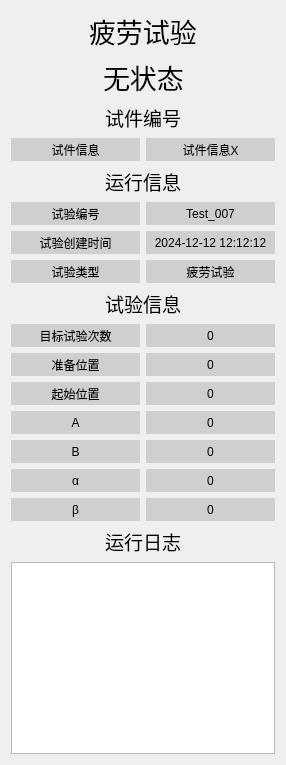
       <widget class="QWidget" name="widget" native="true">
        <property name="maximumSize">
         <size>
          <width>275</width>
          <height>16777215</height>
         </size>
        </property>
        <layout class="QVBoxLayout" name="verticalLayout_19">
         <item>
          <layout class="QHBoxLayout" name="horizontalLayout_3">
           <item>
            <spacer name="horizontalSpacer_29">
             <property name="orientation">
              <enum>Qt::Horizontal</enum>
             </property>
             <property name="sizeHint" stdset="0">
              <size>
               <width>40</width>
               <height>20</height>
              </size>
             </property>
            </spacer>
           </item>
           <item>
            <widget class="QLabel" name="label_3">
             <property name="font">
              <font>
               <pointsize>20</pointsize>
              </font>
             </property>
             <property name="text">
              <string>疲劳试验</string>
             </property>
            </widget>
           </item>
           <item>
            <spacer name="horizontalSpacer_6">
             <property name="orientation">
              <enum>Qt::Horizontal</enum>
             </property>
             <property name="sizeHint" stdset="0">
              <size>
               <width>40</width>
               <height>20</height>
              </size>
             </property>
            </spacer>
           </item>
          </layout>
         </item>
         <item>
          <layout class="QHBoxLayout" name="horizontalLayout_38">
           <item>
            <spacer name="horizontalSpacer_31">
             <property name="orientation">
              <enum>Qt::Horizontal</enum>
             </property>
             <property name="sizeHint" stdset="0">
              <size>
               <width>40</width>
               <height>20</height>
              </size>
             </property>
            </spacer>
           </item>
           <item>
            <widget class="QLabel" name="label_4">
             <property name="font">
              <font>
               <pointsize>20</pointsize>
              </font>
             </property>
             <property name="text">
              <string>无状态</string>
             </property>
            </widget>
           </item>
           <item>
            <spacer name="horizontalSpacer_30">
             <property name="orientation">
              <enum>Qt::Horizontal</enum>
             </property>
             <property name="sizeHint" stdset="0">
              <size>
               <width>40</width>
               <height>20</height>
              </size>
             </property>
            </spacer>
           </item>
          </layout>
         </item>
         <item>
          <layout class="QGridLayout" name="gridLayout_2">
           <item row="1" column="0">
            <layout class="QHBoxLayout" name="horizontalLayout_23">
             <item>
              <spacer name="horizontalSpacer_33">
               <property name="orientation">
                <enum>Qt::Horizontal</enum>
               </property>
               <property name="sizeHint" stdset="0">
                <size>
                 <width>40</width>
                 <height>20</height>
                </size>
               </property>
              </spacer>
             </item>
             <item>
              <widget class="QLabel" name="label_13">
               <property name="sizePolicy">
                <sizepolicy hsizetype="Preferred" vsizetype="Preferred">
                 <horstretch>0</horstretch>
                 <verstretch>0</verstretch>
                </sizepolicy>
               </property>
               <property name="minimumSize">
                <size>
                 <width>129</width>
                 <height>23</height>
                </size>
               </property>
               <property name="maximumSize">
                <size>
                 <width>129</width>
                 <height>23</height>
                </size>
               </property>
               <property name="styleSheet">
                <string notr="true">background-color: rgb(207, 207, 207);
color: black; /* 可选，设置文字颜色 */</string>
               </property>
               <property name="text">
                <string>试件信息</string>
               </property>
               <property name="alignment">
                <set>Qt::AlignCenter</set>
               </property>
              </widget>
             </item>
             <item>
              <spacer name="horizontalSpacer_32">
               <property name="orientation">
                <enum>Qt::Horizontal</enum>
               </property>
               <property name="sizeHint" stdset="0">
                <size>
                 <width>40</width>
                 <height>20</height>
                </size>
               </property>
              </spacer>
             </item>
             <item>
              <widget class="QLabel" name="label_test_piece_number_3">
               <property name="minimumSize">
                <size>
                 <width>129</width>
                 <height>23</height>
                </size>
               </property>
               <property name="maximumSize">
                <size>
                 <width>129</width>
                 <height>23</height>
                </size>
               </property>
               <property name="styleSheet">
                <string notr="true">background-color: rgb(207, 207, 207);
color: black; /* 可选，设置文字颜色 */</string>
               </property>
               <property name="text">
                <string>试件信息X</string>
               </property>
               <property name="alignment">
                <set>Qt::AlignCenter</set>
               </property>
              </widget>
             </item>
             <item>
              <spacer name="horizontalSpacer_34">
               <property name="orientation">
                <enum>Qt::Horizontal</enum>
               </property>
               <property name="sizeHint" stdset="0">
                <size>
                 <width>40</width>
                 <height>20</height>
                </size>
               </property>
              </spacer>
             </item>
            </layout>
           </item>
           <item row="0" column="0">
            <layout class="QHBoxLayout" name="horizontalLayout_24">
             <item>
              <spacer name="horizontalSpacer_21">
               <property name="orientation">
                <enum>Qt::Horizontal</enum>
               </property>
               <property name="sizeHint" stdset="0">
                <size>
                 <width>88</width>
                 <height>20</height>
                </size>
               </property>
              </spacer>
             </item>
             <item>
              <widget class="QLabel" name="label_17">
               <property name="minimumSize">
                <size>
                 <width>76</width>
                 <height>26</height>
                </size>
               </property>
               <property name="font">
                <font>
                 <family>Adobe Devanagari</family>
                 <pointsize>14</pointsize>
                </font>
               </property>
               <property name="text">
                <string>试件编号</string>
               </property>
              </widget>
             </item>
             <item>
              <spacer name="horizontalSpacer_22">
               <property name="orientation">
                <enum>Qt::Horizontal</enum>
               </property>
               <property name="sizeHint" stdset="0">
                <size>
                 <width>88</width>
                 <height>20</height>
                </size>
               </property>
              </spacer>
             </item>
            </layout>
           </item>
          </layout>
         </item>
         <item>
          <layout class="QVBoxLayout" name="verticalLayout_20">
           <item>
            <layout class="QHBoxLayout" name="horizontalLayout_25">
             <item>
              <spacer name="horizontalSpacer_23">
               <property name="orientation">
                <enum>Qt::Horizontal</enum>
               </property>
               <property name="sizeHint" stdset="0">
                <size>
                 <width>88</width>
                 <height>20</height>
                </size>
               </property>
              </spacer>
             </item>
             <item>
              <widget class="QLabel" name="label_19">
               <property name="minimumSize">
                <size>
                 <width>76</width>
                 <height>26</height>
                </size>
               </property>
               <property name="font">
                <font>
                 <family>Adobe Devanagari</family>
                 <pointsize>14</pointsize>
                </font>
               </property>
               <property name="text">
                <string>运行信息</string>
               </property>
              </widget>
             </item>
             <item>
              <spacer name="horizontalSpacer_24">
               <property name="orientation">
                <enum>Qt::Horizontal</enum>
               </property>
               <property name="sizeHint" stdset="0">
                <size>
                 <width>88</width>
                 <height>20</height>
                </size>
               </property>
              </spacer>
             </item>
            </layout>
           </item>
           <item>
            <layout class="QHBoxLayout" name="horizontalLayout_26">
             <item>
              <widget class="QLabel" name="label_20">
               <property name="minimumSize">
                <size>
                 <width>129</width>
                 <height>23</height>
                </size>
               </property>
               <property name="maximumSize">
                <size>
                 <width>129</width>
                 <height>23</height>
                </size>
               </property>
               <property name="styleSheet">
                <string notr="true">background-color: rgb(207, 207, 207);
color: black; /* 可选，设置文字颜色 */</string>
               </property>
               <property name="text">
                <string>试验编号</string>
               </property>
               <property name="alignment">
                <set>Qt::AlignCenter</set>
               </property>
              </widget>
             </item>
             <item>
              <widget class="QLabel" name="label_test_number_2">
               <property name="minimumSize">
                <size>
                 <width>129</width>
                 <height>23</height>
                </size>
               </property>
               <property name="maximumSize">
                <size>
                 <width>129</width>
                 <height>23</height>
                </size>
               </property>
               <property name="styleSheet">
                <string notr="true">background-color: rgb(207, 207, 207);
color: black; /* 可选，设置文字颜色 */</string>
               </property>
               <property name="text">
                <string>Test_007</string>
               </property>
               <property name="alignment">
                <set>Qt::AlignCenter</set>
               </property>
              </widget>
             </item>
            </layout>
           </item>
           <item>
            <layout class="QHBoxLayout" name="horizontalLayout_27">
             <item>
              <widget class="QLabel" name="label_21">
               <property name="minimumSize">
                <size>
                 <width>129</width>
                 <height>23</height>
                </size>
               </property>
               <property name="maximumSize">
                <size>
                 <width>129</width>
                 <height>23</height>
                </size>
               </property>
               <property name="styleSheet">
                <string notr="true">background-color: rgb(207, 207, 207);
color: black; /* 可选，设置文字颜色 */</string>
               </property>
               <property name="text">
                <string>试验创建时间</string>
               </property>
               <property name="alignment">
                <set>Qt::AlignCenter</set>
               </property>
              </widget>
             </item>
             <item>
              <widget class="QLabel" name="label_create_time_2">
               <property name="minimumSize">
                <size>
                 <width>129</width>
                 <height>23</height>
                </size>
               </property>
               <property name="maximumSize">
                <size>
                 <width>129</width>
                 <height>23</height>
                </size>
               </property>
               <property name="styleSheet">
                <string notr="true">background-color: rgb(207, 207, 207);
color: black; /* 可选，设置文字颜色 */</string>
               </property>
               <property name="text">
                <string>2024-12-12 12:12:12</string>
               </property>
               <property name="alignment">
                <set>Qt::AlignCenter</set>
               </property>
              </widget>
             </item>
            </layout>
           </item>
           <item>
            <layout class="QHBoxLayout" name="horizontalLayout_28">
             <item>
              <widget class="QLabel" name="label_23">
               <property name="minimumSize">
                <size>
                 <width>129</width>
                 <height>23</height>
                </size>
               </property>
               <property name="maximumSize">
                <size>
                 <width>129</width>
                 <height>23</height>
                </size>
               </property>
               <property name="styleSheet">
                <string notr="true">background-color: rgb(207, 207, 207);
color: black; /* 可选，设置文字颜色 */</string>
               </property>
               <property name="text">
                <string>试验类型</string>
               </property>
               <property name="alignment">
                <set>Qt::AlignCenter</set>
               </property>
              </widget>
             </item>
             <item>
              <widget class="QLabel" name="label_28">
               <property name="minimumSize">
                <size>
                 <width>129</width>
                 <height>23</height>
                </size>
               </property>
               <property name="maximumSize">
                <size>
                 <width>129</width>
                 <height>23</height>
                </size>
               </property>
               <property name="styleSheet">
                <string notr="true">background-color: rgb(207, 207, 207);
color: black; /* 可选，设置文字颜色 */</string>
               </property>
               <property name="text">
                <string>疲劳试验</string>
               </property>
               <property name="alignment">
                <set>Qt::AlignCenter</set>
               </property>
              </widget>
             </item>
            </layout>
           </item>
          </layout>
         </item>
         <item>
          <layout class="QVBoxLayout" name="verticalLayout_21">
           <item>
            <layout class="QHBoxLayout" name="horizontalLayout_29">
             <item>
              <spacer name="horizontalSpacer_25">
               <property name="orientation">
                <enum>Qt::Horizontal</enum>
               </property>
               <property name="sizeHint" stdset="0">
                <size>
                 <width>88</width>
                 <height>20</height>
                </size>
               </property>
              </spacer>
             </item>
             <item>
              <widget class="QLabel" name="label_29">
               <property name="minimumSize">
                <size>
                 <width>76</width>
                 <height>26</height>
                </size>
               </property>
               <property name="font">
                <font>
                 <family>Adobe Devanagari</family>
                 <pointsize>14</pointsize>
                </font>
               </property>
               <property name="text">
                <string>试验信息</string>
               </property>
              </widget>
             </item>
             <item>
              <spacer name="horizontalSpacer_26">
               <property name="orientation">
                <enum>Qt::Horizontal</enum>
               </property>
               <property name="sizeHint" stdset="0">
                <size>
                 <width>88</width>
                 <height>20</height>
                </size>
               </property>
              </spacer>
             </item>
            </layout>
           </item>
           <item>
            <layout class="QHBoxLayout" name="horizontalLayout_30">
             <item>
              <widget class="QLabel" name="label_30">
               <property name="minimumSize">
                <size>
                 <width>129</width>
                 <height>23</height>
                </size>
               </property>
               <property name="maximumSize">
                <size>
                 <width>129</width>
                 <height>23</height>
                </size>
               </property>
               <property name="styleSheet">
                <string notr="true">background-color: rgb(207, 207, 207);
color: black; /* 可选，设置文字颜色 */</string>
               </property>
               <property name="text">
                <string>目标试验次数</string>
               </property>
               <property name="alignment">
                <set>Qt::AlignCenter</set>
               </property>
              </widget>
             </item>
             <item>
              <widget class="QLabel" name="label_quality_2">
               <property name="minimumSize">
                <size>
                 <width>129</width>
                 <height>23</height>
                </size>
               </property>
               <property name="maximumSize">
                <size>
                 <width>129</width>
                 <height>23</height>
                </size>
               </property>
               <property name="styleSheet">
                <string notr="true">background-color: rgb(207, 207, 207);
color: black; /* 可选，设置文字颜色 */</string>
               </property>
               <property name="text">
                <string>0</string>
               </property>
               <property name="alignment">
                <set>Qt::AlignCenter</set>
               </property>
              </widget>
             </item>
            </layout>
           </item>
           <item>
            <layout class="QHBoxLayout" name="horizontalLayout_31">
             <item>
              <widget class="QLabel" name="label_31">
               <property name="minimumSize">
                <size>
                 <width>129</width>
                 <height>23</height>
                </size>
               </property>
               <property name="maximumSize">
                <size>
                 <width>129</width>
                 <height>23</height>
                </size>
               </property>
               <property name="styleSheet">
                <string notr="true">background-color: rgb(207, 207, 207);
color: black; /* 可选，设置文字颜色 */</string>
               </property>
               <property name="text">
                <string>准备位置</string>
               </property>
               <property name="alignment">
                <set>Qt::AlignCenter</set>
               </property>
              </widget>
             </item>
             <item>
              <widget class="QLabel" name="label_set_max_speed_2">
               <property name="minimumSize">
                <size>
                 <width>129</width>
                 <height>23</height>
                </size>
               </property>
               <property name="maximumSize">
                <size>
                 <width>129</width>
                 <height>23</height>
                </size>
               </property>
               <property name="styleSheet">
                <string notr="true">background-color: rgb(207, 207, 207);
color: black; /* 可选，设置文字颜色 */</string>
               </property>
               <property name="text">
                <string>0</string>
               </property>
               <property name="alignment">
                <set>Qt::AlignCenter</set>
               </property>
              </widget>
             </item>
            </layout>
           </item>
           <item>
            <layout class="QHBoxLayout" name="horizontalLayout_32">
             <item>
              <widget class="QLabel" name="label_32">
               <property name="minimumSize">
                <size>
                 <width>129</width>
                 <height>23</height>
                </size>
               </property>
               <property name="maximumSize">
                <size>
                 <width>129</width>
                 <height>23</height>
                </size>
               </property>
               <property name="styleSheet">
                <string notr="true">background-color: rgb(207, 207, 207);
color: black; /* 可选，设置文字颜色 */</string>
               </property>
               <property name="text">
                <string>起始位置</string>
               </property>
               <property name="alignment">
                <set>Qt::AlignCenter</set>
               </property>
              </widget>
             </item>
             <item>
              <widget class="QLabel" name="label_static_force_2">
               <property name="minimumSize">
                <size>
                 <width>129</width>
                 <height>23</height>
                </size>
               </property>
               <property name="maximumSize">
                <size>
                 <width>129</width>
                 <height>23</height>
                </size>
               </property>
               <property name="styleSheet">
                <string notr="true">background-color: rgb(207, 207, 207);
color: black; /* 可选，设置文字颜色 */</string>
               </property>
               <property name="text">
                <string>0</string>
               </property>
               <property name="alignment">
                <set>Qt::AlignCenter</set>
               </property>
              </widget>
             </item>
            </layout>
           </item>
           <item>
            <layout class="QHBoxLayout" name="horizontalLayout_33">
             <item>
              <widget class="QLabel" name="label_33">
               <property name="minimumSize">
                <size>
                 <width>129</width>
                 <height>23</height>
                </size>
               </property>
               <property name="maximumSize">
                <size>
                 <width>129</width>
                 <height>23</height>
                </size>
               </property>
               <property name="styleSheet">
                <string notr="true">background-color: rgb(207, 207, 207);
color: black; /* 可选，设置文字颜色 */</string>
               </property>
               <property name="text">
                <string>A</string>
               </property>
               <property name="alignment">
                <set>Qt::AlignCenter</set>
               </property>
              </widget>
             </item>
             <item>
              <widget class="QLabel" name="label_dynamic_force_2">
               <property name="minimumSize">
                <size>
                 <width>129</width>
                 <height>23</height>
                </size>
               </property>
               <property name="maximumSize">
                <size>
                 <width>129</width>
                 <height>23</height>
                </size>
               </property>
               <property name="styleSheet">
                <string notr="true">background-color: rgb(207, 207, 207);
color: black; /* 可选，设置文字颜色 */</string>
               </property>
               <property name="text">
                <string>0</string>
               </property>
               <property name="alignment">
                <set>Qt::AlignCenter</set>
               </property>
              </widget>
             </item>
            </layout>
           </item>
          </layout>
         </item>
         <item>
          <layout class="QHBoxLayout" name="horizontalLayout_34">
           <item>
            <widget class="QLabel" name="label_34">
             <property name="minimumSize">
              <size>
               <width>129</width>
               <height>23</height>
              </size>
             </property>
             <property name="maximumSize">
              <size>
               <width>129</width>
               <height>23</height>
              </size>
             </property>
             <property name="styleSheet">
              <string notr="true">background-color: rgb(207, 207, 207);
color: black; /* 可选，设置文字颜色 */</string>
             </property>
             <property name="text">
              <string>B</string>
             </property>
             <property name="alignment">
              <set>Qt::AlignCenter</set>
             </property>
            </widget>
           </item>
           <item>
            <widget class="QLabel" name="label_MaxAcceleration_2">
             <property name="minimumSize">
              <size>
               <width>129</width>
               <height>23</height>
              </size>
             </property>
             <property name="maximumSize">
              <size>
               <width>129</width>
               <height>23</height>
              </size>
             </property>
             <property name="styleSheet">
              <string notr="true">background-color: rgb(207, 207, 207);
color: black; /* 可选，设置文字颜色 */</string>
             </property>
             <property name="text">
              <string>0</string>
             </property>
             <property name="alignment">
              <set>Qt::AlignCenter</set>
             </property>
            </widget>
           </item>
          </layout>
         </item>
         <item>
          <layout class="QHBoxLayout" name="horizontalLayout_35">
           <item>
            <widget class="QLabel" name="label_35">
             <property name="minimumSize">
              <size>
               <width>129</width>
               <height>23</height>
              </size>
             </property>
             <property name="maximumSize">
              <size>
               <width>129</width>
               <height>23</height>
              </size>
             </property>
             <property name="styleSheet">
              <string notr="true">background-color: rgb(207, 207, 207);
color: black; /* 可选，设置文字颜色 */</string>
             </property>
             <property name="text">
              <string>α</string>
             </property>
             <property name="alignment">
              <set>Qt::AlignCenter</set>
             </property>
            </widget>
           </item>
           <item>
            <widget class="QLabel" name="label_MaxSpeed_2">
             <property name="minimumSize">
              <size>
               <width>129</width>
               <height>23</height>
              </size>
             </property>
             <property name="maximumSize">
              <size>
               <width>129</width>
               <height>23</height>
              </size>
             </property>
             <property name="styleSheet">
              <string notr="true">background-color: rgb(207, 207, 207);
color: black; /* 可选，设置文字颜色 */</string>
             </property>
             <property name="text">
              <string>0</string>
             </property>
             <property name="alignment">
              <set>Qt::AlignCenter</set>
             </property>
            </widget>
           </item>
          </layout>
         </item>
         <item>
          <layout class="QHBoxLayout" name="horizontalLayout_39">
           <item>
            <widget class="QLabel" name="label_38">
             <property name="minimumSize">
              <size>
               <width>129</width>
               <height>23</height>
              </size>
             </property>
             <property name="maximumSize">
              <size>
               <width>129</width>
               <height>23</height>
              </size>
             </property>
             <property name="styleSheet">
              <string notr="true">background-color: rgb(207, 207, 207);
color: black; /* 可选，设置文字颜色 */</string>
             </property>
             <property name="text">
              <string>β</string>
             </property>
             <property name="alignment">
              <set>Qt::AlignCenter</set>
             </property>
            </widget>
           </item>
           <item>
            <widget class="QLabel" name="label_MaxSpeed_3">
             <property name="minimumSize">
              <size>
               <width>129</width>
               <height>23</height>
              </size>
             </property>
             <property name="maximumSize">
              <size>
               <width>129</width>
               <height>23</height>
              </size>
             </property>
             <property name="styleSheet">
              <string notr="true">background-color: rgb(207, 207, 207);
color: black; /* 可选，设置文字颜色 */</string>
             </property>
             <property name="text">
              <string>0</string>
             </property>
             <property name="alignment">
              <set>Qt::AlignCenter</set>
             </property>
            </widget>
           </item>
          </layout>
         </item>
         <item>
          <layout class="QVBoxLayout" name="verticalLayout_22">
           <item>
            <layout class="QHBoxLayout" name="horizontalLayout_36">
             <item>
              <spacer name="horizontalSpacer_27">
               <property name="orientation">
                <enum>Qt::Horizontal</enum>
               </property>
               <property name="sizeHint" stdset="0">
                <size>
                 <width>88</width>
                 <height>20</height>
                </size>
               </property>
              </spacer>
             </item>
             <item>
              <widget class="QLabel" name="label_36">
               <property name="minimumSize">
                <size>
                 <width>76</width>
                 <height>26</height>
                </size>
               </property>
               <property name="font">
                <font>
                 <family>Adobe Devanagari</family>
                 <pointsize>14</pointsize>
                </font>
               </property>
               <property name="text">
                <string>运行日志</string>
               </property>
              </widget>
             </item>
             <item>
              <spacer name="horizontalSpacer_28">
               <property name="orientation">
                <enum>Qt::Horizontal</enum>
               </property>
               <property name="sizeHint" stdset="0">
                <size>
                 <width>88</width>
                 <height>20</height>
                </size>
               </property>
              </spacer>
             </item>
            </layout>
           </item>
           <item>
            <widget class="QTableView" name="tableView_2"/>
           </item>
          </layout>
         </item>
        </layout>
       </widget>
